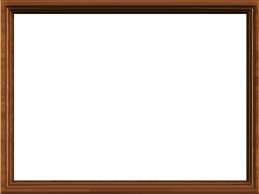
#> input picture opencv_ex/logo2.png, 259 x 194 px
$ python 38_Have_Logo_in_Even_Minute.py
#> lines starting #> are read from the running program, lines starting #| are printed output that depends on the picture; after the words box and inside, x2 and y2 are one past the last pixel; in counts of white or black regions, pixels touching at a corner belong together
from datetime import datetime
import cv2
import numpy as np
cap=cv2.VideoCapture(0)
img=cv2.imread('logo2.png')
#> img is the input picture: shape (194, 259, 3); mean B, G, R 203.4, 209.9, 219.9
img=cv2.resize(img,(640,480))
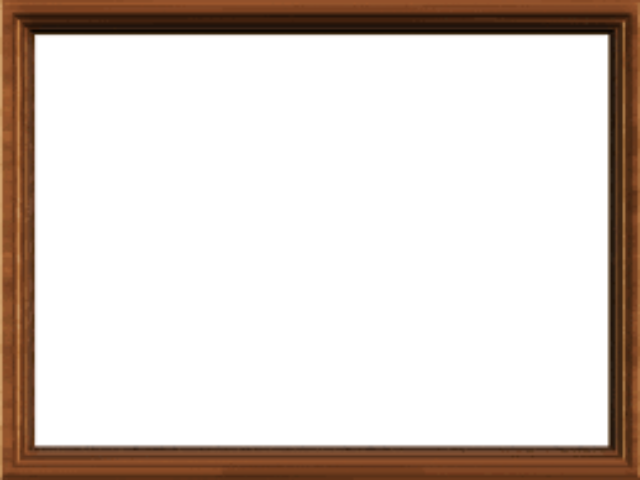
#> img: shape (480, 640, 3); mean B, G, R 203.3, 209.8, 219.8
row, col, para=img.shape
#> row = 480; col = 640; para = 3
gray = cv2.cvtColor(img,cv2.COLOR_BGR2GRAY)
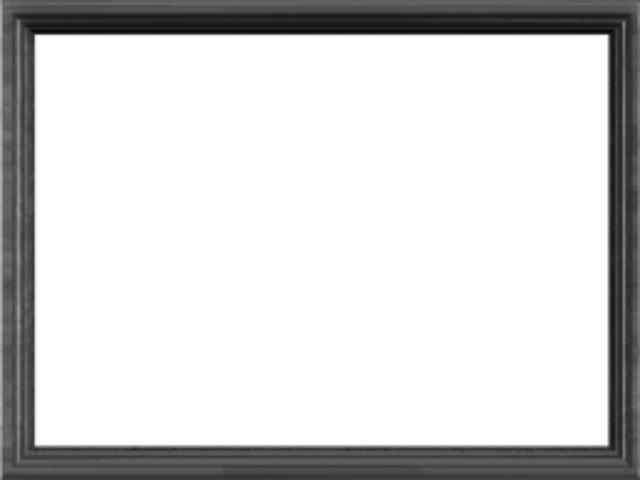
#> gray: shape (480, 640); min 9, max 255, mean 212.1
ret, mask = cv2.threshold(gray, 250, 255, cv2.THRESH_BINARY)
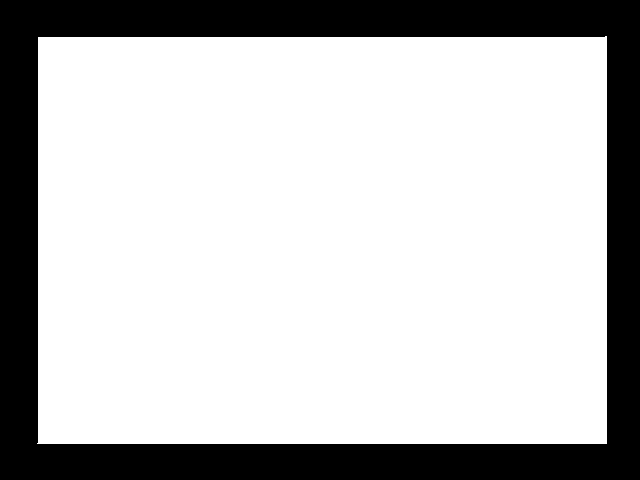
#> mask: shape (480, 640); 75.4% white; 1 black region, box (x1, y1, x2, y2) and area: (0, 0, 640, 480) 75614
mask_inv = cv2.bitwise_not(mask)

font=cv2.FONT_HERSHEY_SIMPLEX
while(True):
	ret, frame=cap.read()
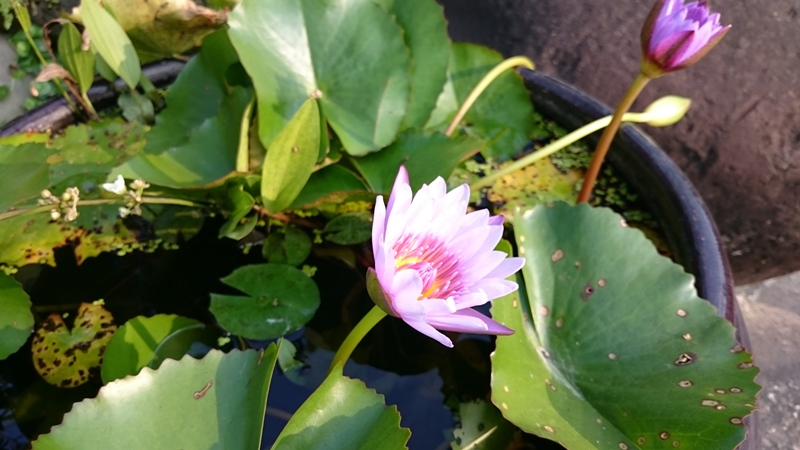
#> input picture opencv_ex/sample.jpg, 800 x 450 px, given in place of the camera
#> frame is the input picture: shape (450, 800, 3); mean B, G, R 69.7, 105.1, 95.9
	frame=cv2.resize(frame,(640,480))
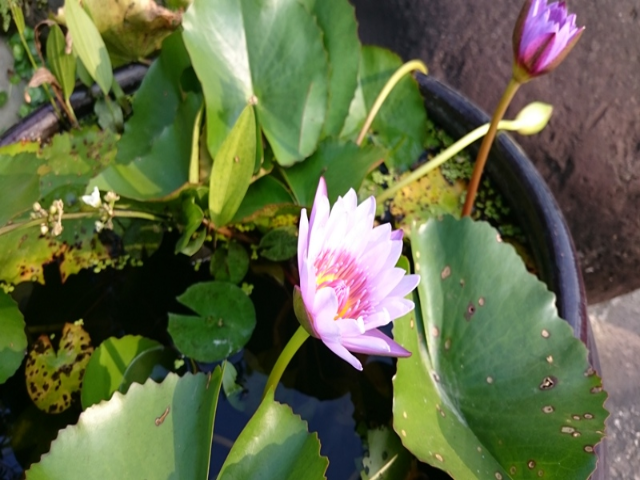
#> frame: shape (480, 640, 3); mean B, G, R 69.6, 104.9, 95.8
	time=datetime.now().strftime('%Y/%m/%d %H:%M:%S')
	date=datetime.now().strftime('%M')
	if(int(date)%2==0):
		for i in range(row):
			for j in range(col):
				if(mask_inv[i][j]==255):
					frame[i][j]=img[i][j]
	cv2.putText(frame, time, (250,410),font,1,(0,0,255))
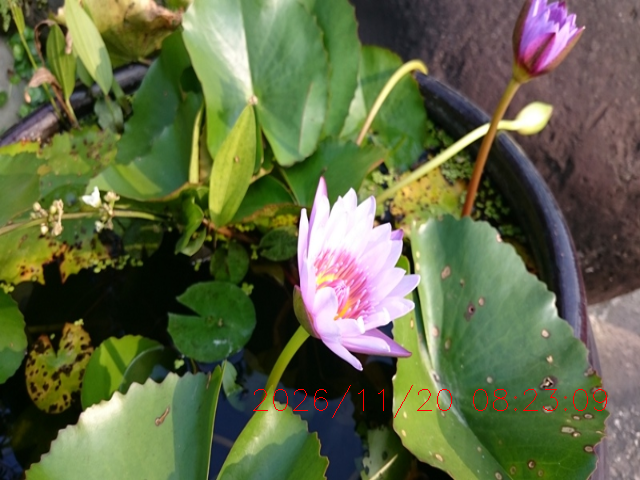
#> frame: shape (480, 640, 3); 0.25% of pixels changed, all inside (x1, y1, x2, y2) = (253, 385, 607, 418)
	cv2.imshow('frame', frame)
	if cv2.waitKey(1) & 0xFF == ord('q'):
#> (key q is pressed here)
		break

cv2.waitKey(0)
cv2.destroyAllWindows()
